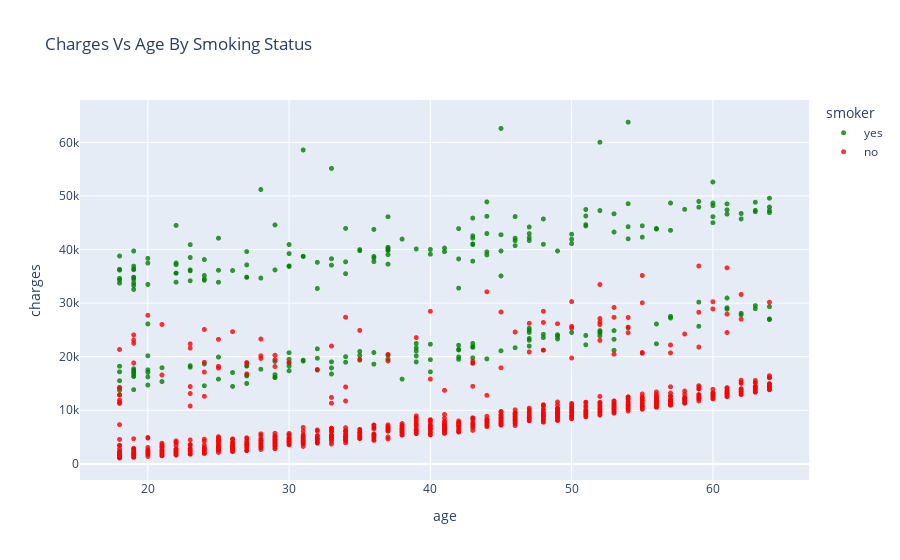

The cell this chart's notebook holds for it:
### Code cell
#Age and Charges Relationship
fig = px.scatter(
    medical_df,
    x = 'age',
    y= 'charges',
    color = 'smoker',
    color_discrete_sequence = ['green', 'red'],
    opacity = 0.8,
    hover_data = ['sex', 'age'],
    title = 'Charges Vs Age By Smoking Status'
    )
fig.update_traces(marker_size = 5)
fig.show()

### Figure 1 — Plotly figure (JSON) as saved in the notebook; plotly's stock layout.template omitted (floating-point values rounded to 4 significant figures; data arrays with more than 128 entries replaced by an {"elided": "..."} marker saying what was removed)
{"data": [{"customdata": {"elided": "274x1 str values"}, "hovertemplate": "smoker=yes<br>age=%{x}<br>charges=%{y}<br>sex=%{customdata[0]}<extra></extra>", "legendgroup": "yes", "marker": {"color": "green", "opacity": 0.8, "size": 5, "symbol": "circle"}, "mode": "markers", "name": "yes", "showlegend": true, "type": "scattergl", "x": {"elided": "274 int values"}, "xaxis": "x", "y": {"elided": "274 float values"}, "yaxis": "y"}, {"customdata": {"elided": "1064x1 str values"}, "hovertemplate": "smoker=no<br>age=%{x}<br>charges=%{y}<br>sex=%{customdata[0]}<extra></extra>", "legendgroup": "no", "marker": {"color": "red", "opacity": 0.8, "size": 5, "symbol": "circle"}, "mode": "markers", "name": "no", "showlegend": true, "type": "scattergl", "x": {"elided": "1064 int values"}, "xaxis": "x", "y": {"elided": "1064 float values"}, "yaxis": "y"}], "layout": {"legend": {"title": {"text": "smoker"}, "tracegroupgap": 0}, "title": {"text": "Charges Vs Age By Smoking Status"}, "xaxis": {"anchor": "y", "domain": [0, 1], "title": {"text": "age"}}, "yaxis": {"anchor": "x", "domain": [0, 1], "title": {"text": "charges"}}}}
